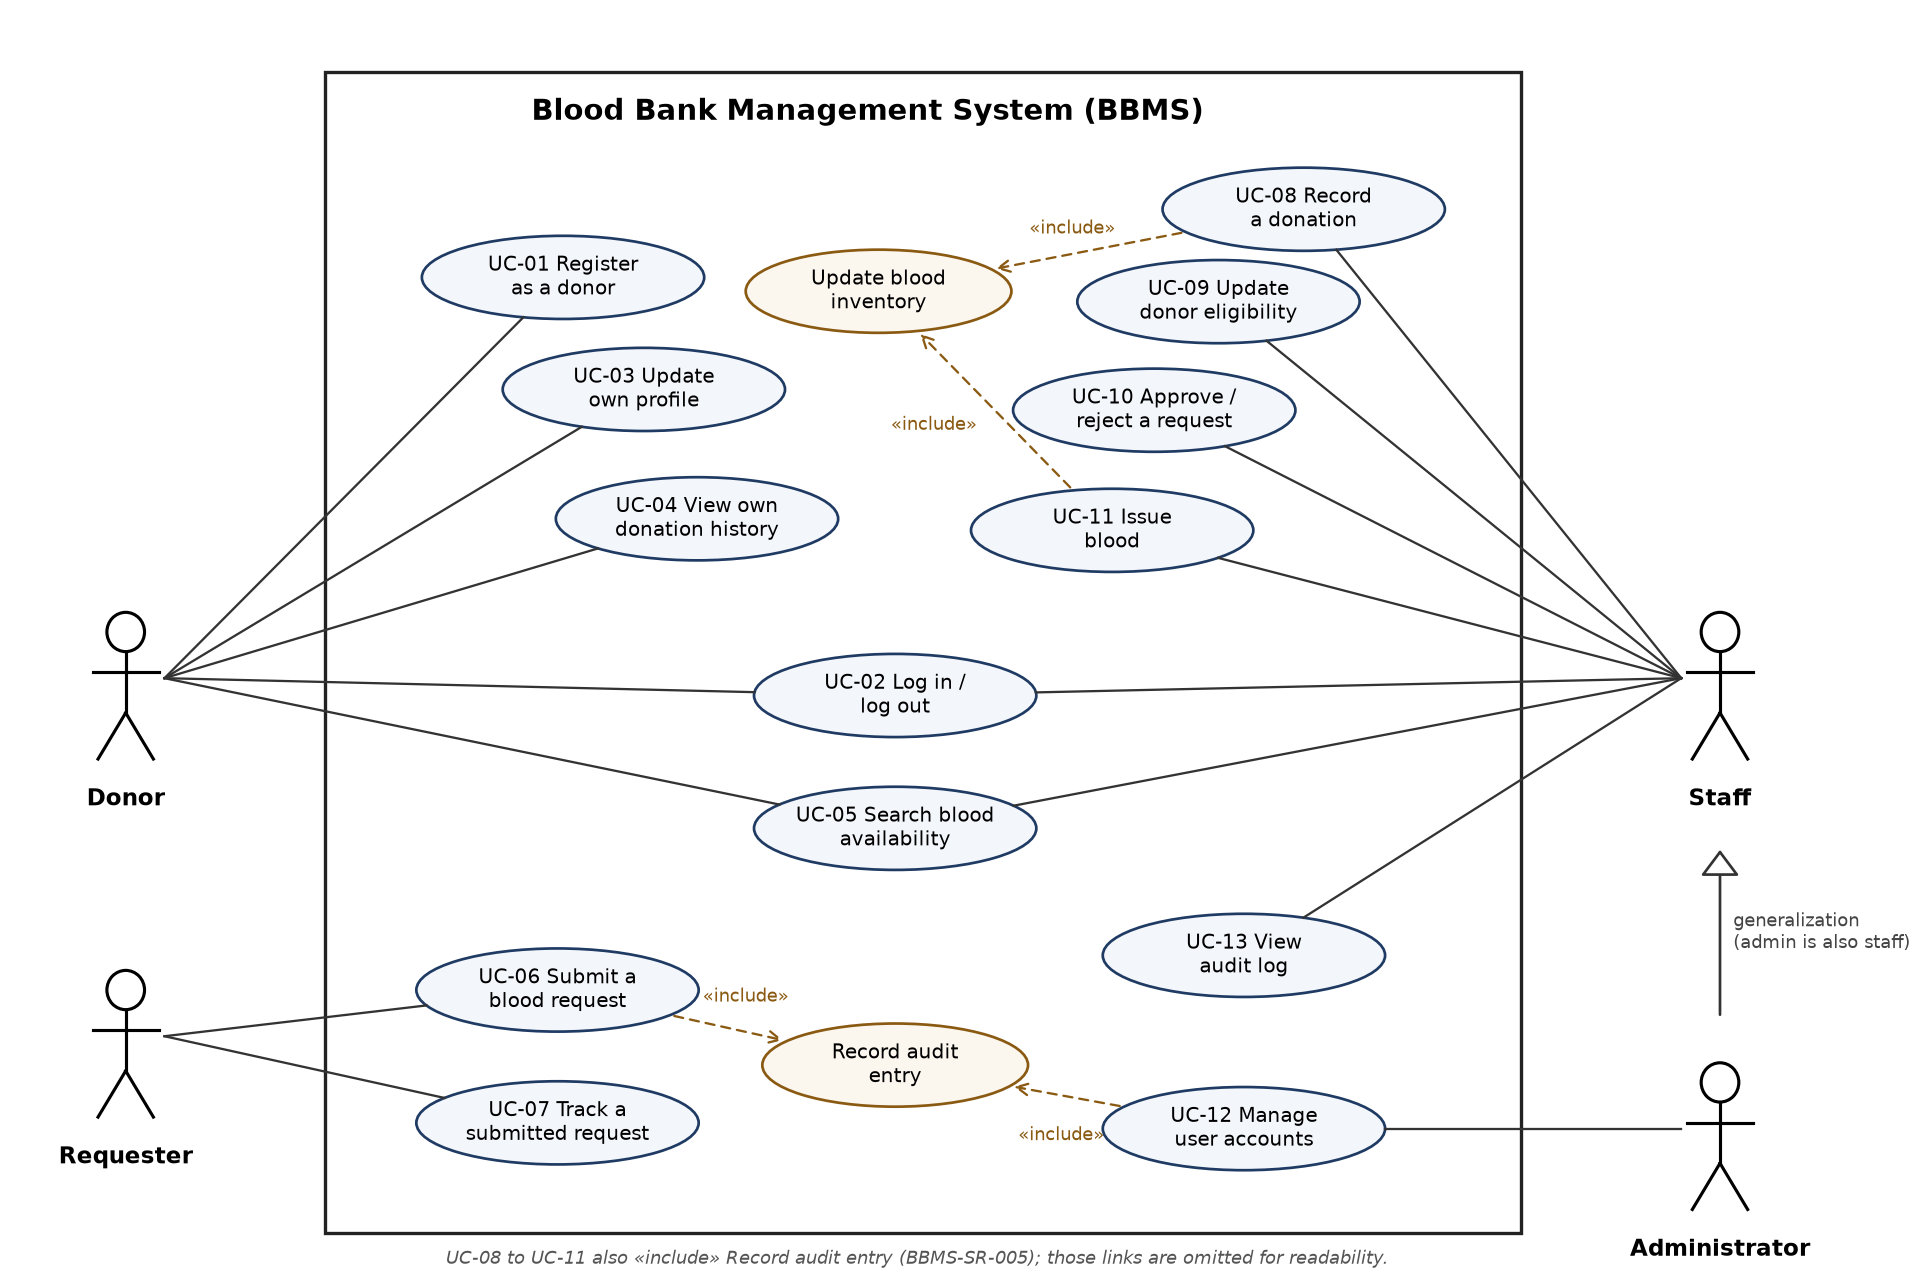

This figure's Python source:
import matplotlib
matplotlib.use("Agg")
import matplotlib.pyplot as plt
from matplotlib.patches import Ellipse, Rectangle, FancyArrowPatch

fig, ax = plt.subplots(figsize=(16, 10.9), dpi=150)
ax.set_xlim(-0.2, 16.6)
ax.set_ylim(0, 10.9)
ax.axis("off")
FONT = "DejaVu Sans"

# System boundary
ax.add_patch(Rectangle((2.6, 0.35), 10.8, 10.05, fill=False, lw=1.6, ec="#222"))
ax.text(7.5, 10.05, "Blood Bank Management System (BBMS)", ha="center",
        va="center", fontsize=14, fontweight="bold", family=FONT)

W, H = 2.55, 0.72
UC = {
    # donor
    "UC-01": (4.75, 8.62, "UC-01 Register\nas a donor"),
    "UC-03": (5.48, 7.65, "UC-03 Update\nown profile"),
    "UC-04": (5.96, 6.53, "UC-04 View own\ndonation history"),
    # requester
    "UC-06": (4.70, 2.45, "UC-06 Submit a\nblood request"),
    "UC-07": (4.70, 1.30, "UC-07 Track a\nsubmitted request"),
    # shared
    "UC-02": (7.75, 5.00, "UC-02 Log in /\nlog out"),
    "UC-05": (7.75, 3.85, "UC-05 Search blood\navailability"),
    # staff
    "UC-08": (11.44, 9.21, "UC-08 Record\na donation"),
    "UC-09": (10.67, 8.41, "UC-09 Update\ndonor eligibility"),
    "UC-10": (10.09, 7.47, "UC-10 Approve /\nreject a request"),
    "UC-11": (9.71, 6.43, "UC-11 Issue\nblood"),
    "UC-13": (10.90, 2.75, "UC-13 View\naudit log"),
    # admin
    "UC-12": (10.90, 1.25, "UC-12 Manage\nuser accounts"),
    # included
    "INV": (7.60, 8.50, "Update blood\ninventory"),
    "AUD": (7.75, 1.80, "Record audit\nentry"),
}
for k, (x, y, label) in UC.items():
    inc = k in ("INV", "AUD")
    ax.add_patch(Ellipse((x, y), W if not inc else 2.4, H, fill=True,
                         fc="#f3f6fb" if not inc else "#fbf6ee",
                         ec="#1f3b63" if not inc else "#8a5a12", lw=1.3))
    ax.text(x, y, label, ha="center", va="center", fontsize=9.5, family=FONT)


def actor(x, y, name):
    ax.add_patch(plt.Circle((x, y + 0.55), 0.17, fill=False, lw=1.5))
    ax.plot([x, x], [y + 0.38, y - 0.15], c="k", lw=1.5)
    ax.plot([x - 0.3, x + 0.3], [y + 0.2, y + 0.2], c="k", lw=1.5)
    ax.plot([x, x - 0.25], [y - 0.15, y - 0.55], c="k", lw=1.5)
    ax.plot([x, x + 0.25], [y - 0.15, y - 0.55], c="k", lw=1.5)
    ax.text(x, y - 0.8, name, ha="center", va="top", fontsize=11,
            fontweight="bold", family=FONT)


ACT = {"Donor": (0.8, 5.0), "Requester": (0.8, 1.9),
       "Staff": (15.2, 5.0), "Administrator": (15.2, 1.1)}
for n, (x, y) in ACT.items():
    actor(x, y, n)


def edge_point(k, toward):
    import math
    x, y, _ = UC[k]
    w = (W if k not in ("INV", "AUD") else 2.4) / 2
    h = H / 2
    dx, dy = toward[0] - x, toward[1] - y
    t = 1 / math.sqrt((dx / w) ** 2 + (dy / h) ** 2)
    return x + dx * t, y + dy * t


def assoc(actor_name, k):
    ax_, ay = ACT[actor_name]
    start = (ax_ + (0.35 if ax_ < 8 else -0.35), ay + 0.15)
    ex, ey = edge_point(k, start)
    ax.plot([start[0], ex], [start[1], ey], c="#333", lw=1.1)


for k in ("UC-01", "UC-03", "UC-04", "UC-02", "UC-05"):
    assoc("Donor", k)
for k in ("UC-06", "UC-07"):
    assoc("Requester", k)
for k in ("UC-08", "UC-09", "UC-10", "UC-11", "UC-13", "UC-02", "UC-05"):
    assoc("Staff", k)
assoc("Administrator", "UC-12")

# Generalization: Administrator -> Staff (hollow triangle at Staff)
ax.add_patch(FancyArrowPatch((15.2, 2.2), (15.2, 3.7),
             arrowstyle="-|>,head_width=0.45,head_length=0.6",
             mutation_scale=18, fc="white", ec="#333", lw=1.3))
ax.text(15.32, 2.95, "generalization\n(admin is also staff)", fontsize=8.5,
        family=FONT, va="center", color="#444")


def include(src, dst, lx, ly):
    sx, sy, _ = UC[src]
    dx_, dy_, _ = UC[dst]
    a = edge_point(src, (dx_, dy_))
    b = edge_point(dst, (sx, sy))
    ax.add_patch(FancyArrowPatch(a, b, arrowstyle="->", mutation_scale=14,
                 ls=(0, (4, 3)), ec="#8a5a12", lw=1.1))
    ax.text(lx, ly, "«include»", fontsize=8.5, family=FONT, color="#8a5a12",
            ha="center")


include("UC-08", "INV", 9.35, 9.0)
include("UC-11", "INV", 8.1, 7.3)
include("UC-12", "AUD", 9.25, 1.15)
include("UC-06", "AUD", 6.4, 2.35)

ax.text(7.95, 0.08,
        "UC-08 to UC-11 also «include» Record audit entry (BBMS-SR-005); those "
        "links are omitted for readability.",
        ha="center", fontsize=8.5, family=FONT, color="#555", style="italic")
plt.savefig("use_case_diagram.png",
            bbox_inches="tight", facecolor="white")
print("ok")
